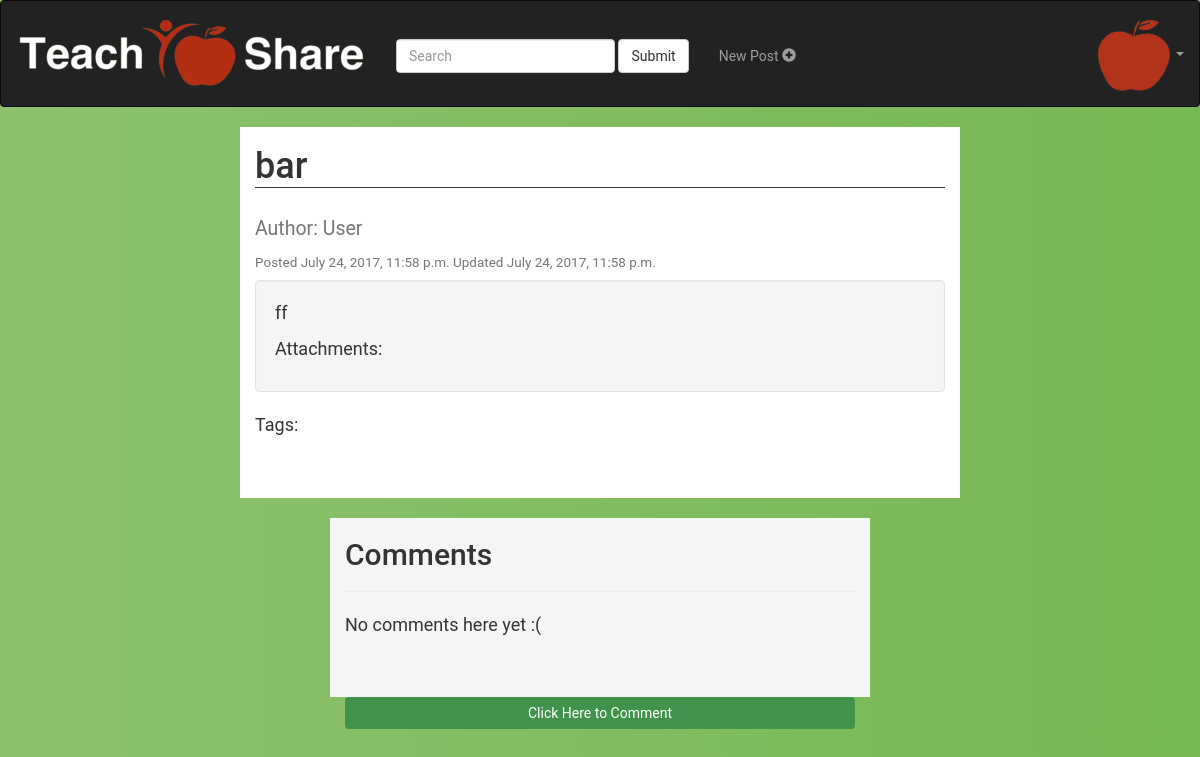
Page /account/detail/2/ on the earlier database version.
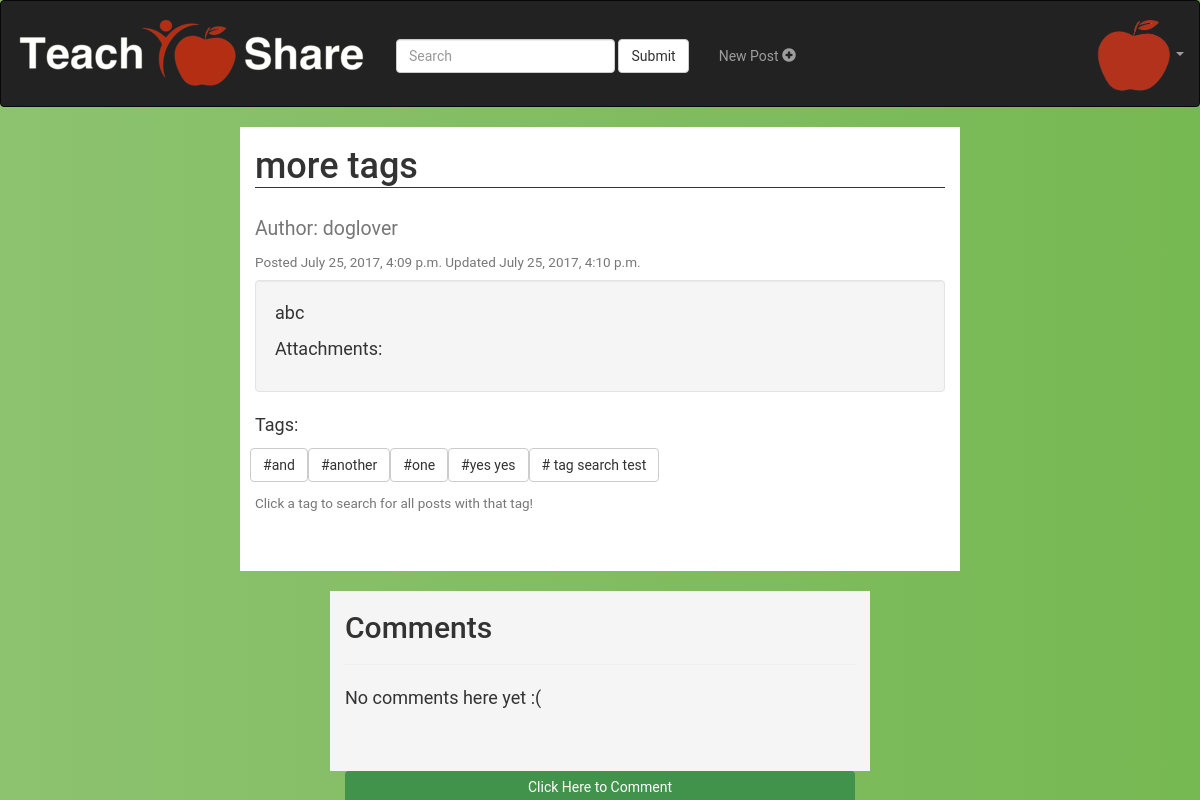
Same page on the later database version.
### accounts/models.py (models this page shows)
class Post(models.Model):
	user = models.ForeignKey(settings.AUTH_USER_MODEL, default=1)
	title = models.CharField(max_length=100, default='')
	user = models.CharField(max_length=100, default='')
	content = models.TextField(default="")
	updated = models.DateTimeField(auto_now=True, auto_now_add=False)
	likes = models.IntegerField(default=0)
	timestamp = models.DateTimeField(auto_now=False, auto_now_add= True)

class Tag(models.Model):
	tag = models.CharField(max_length=100,default='')
	post = models.ForeignKey(Post, related_name='tags', on_delete=models.CASCADE)

### accounts/views.py (the view, shortened to what this page needs)
# urls.py: url(r'^detail/(?P<id>\d+)/$', views.post_detail, name='post_detail' ),
def post_detail(request, id= None):
	instance = get_object_or_404(Post, id=id)
	files = []
	images = []
	context = {
		"title": instance.title,
		"instance": instance,
		"tags": instance.tags.all(),
		"files": files,
		"images": images,
	}
	return render(request,'accounts/post_detail.html',context)

### accounts/templates/accounts/post_detail.html (shortened to what this page needs)
<!DOCTYPE html>
<html>
<head>
{% load static %}
<link rel="stylesheet" href="https://maxcdn.bootstrapcdn.com/bootstrap/3.3.7/css/bootstrap.min.css">
<link rel="stylesheet" href={% static 'accounts/post_detail.css'%} type = "text/css">
</head>
<body>
<nav class="navbar navbar-inverse ">
  <div class="container-fluid">
    <div class="navbar-header">
      <a class="navbar-brand" href="/account/dashboard">
        <img src="{% static "accounts/tslogo.png" %}" alt="TSLogo"/>
      </a>
    </div>
    <form class="navbar-form navbar-left nav-searchpad"
		method="post" id="search" action="{% url 'account:dashboard' %}">
      <div class="form-group">
		{% if searchstring %}
        <input type="text" name="search" value={{searchstring}} class="form-control">
		{% else %}
		<input type="text" name="search" class="form-control" placeholder="Search">
		{% endif %}
	 </div>
      <button type="submit" class="btn btn-default">Submit</button>
    </form>
    <ul class="nav navbar-nav nav-navitems">
      <li><a href="/account/create/">
        <p>New Post <span class="glyphicon glyphicon-plus-sign"></span> </p>
        </a>
      </li>
    </ul>
    <ul class="nav navbar-nav navbar-right">
      <li class="dropdown">
        <a class="dropdown-toggle" data-toggle="dropdown" >
          <img src="{% static "accounts/applelogo.png" %}" alt="TSLogo"/>
        <span class="caret"></span></a>
      </li>
    </ul>
  </div>
</nav>
<div class="container">
	<h1> {{ title }} </h1>
	<h2><small>Author: {{instance.user}}</small></h2>
	<h4><small>Posted {{instance.timestamp}} Updated {{instance.updated}}
	</small></h4>
	<div class="well">
		<p>
			{{instance.content}}</br>
		</p>
		<p>Attachments:
		</p>
	</div>
	<p>Tags: </br>
    {% if tags %}
      <div class = "btn-toolbar">
        <div class="tag-container">
        {% for tag in tags %}
          <form method="post" id="search" action="{% url 'account:dashboard' %}">
            <button type="submit" class="btn btn-default">#{{tag.tag}}</button>
          </form>
        {% endfor %}
        </div>
      </div>
      <h4><small> Click a tag to search for all posts with that tag!</small></h4>
      {% endif %}
  </p>
</div>
<div class="container container-comments">
	<h2>Comments</h2>
	<hr>
	{% for comment in instance.comments.all %}
		<div class="comment">
			<h4><small>Author: {{comment.user}} Time Posted: {{comment.timestamp}}</small></h4>
			<div class="well well-comments">
				<p>{{ comment.text|linebreaks }}</p>
			</div>
		</div>
		{% empty %}
		<p>No comments here yet :(</p>
	{% endfor %}
</div>
<div class="container-commenting">
	<button type="button" class="btn btn-primary btn-block" data-toggle="collapse" data-target="#comment">Click Here to Comment</button>
</div>
</body>
</html>

### accounts/static/accounts/post_detail.css (style rules this page uses)
.btn-primary { background: #41924B; color: #ffffff; border: 0 none; }
body { background: #FCF4E3 ; background: -webkit-linear-gradient(right, #76b852, #8DC26F); background: -moz-linear-gradient(right, #76b852, #8DC26F); background: -o-linear-gradient(right, #76b852, #8DC26F); background: linear-gradient(to left, #76b852, #8DC26F); font-family: "Roboto", sans-serif; -webkit-font-smoothing: antialiased; -moz-osx-font-smoothing: grayscale; }
.navbar { min-height:100px !important; }
.nav-navitems { text-align: center; padding-top: 30px; }
.nav-searchpad { text-align: center; padding-top: 30px; }
.container { width: 60%; text-align: left; background-color: #ffffff; padding-bottom: 50px; }
.container>p { font-size: 18px; }
.container>h1 { border-style: solid; border-bottom-width: 1px; border-top-width: 0px; border-left-width: 0px; border-right-width: 0px; }
.well { margin-left: 0px; }
.well>p { font-size: 18px; }
.container-comments { width: 45%; text-align: left; font-size: 16px; margin-top: 20px; background-color: #f5f5f5; }
.container-commenting { padding-right: 15px; padding-left: 15px; margin-right: auto; margin-left: auto; width: 45%; background color: #FCF4E3; }

Differences in the rows shown:
changed Post: title "bar" → "more tags"; user "User" → "doglover"; timestamp "July 24, 2017, 11:58 p.m." → "July 25, 2017, 4:09 p.m."; updated "July 24, 2017, 11:58 p.m." → "July 25, 2017, 4:10 p.m."; content "ff" → "abc"
added Tag: tag "and"
added Tag: tag "another"
added Tag: tag "one"
added Tag: tag "yes yes"
added Tag: tag "tag search test"
Other differences:
text now shown: "Click a tag to search for all posts with that tag!"
